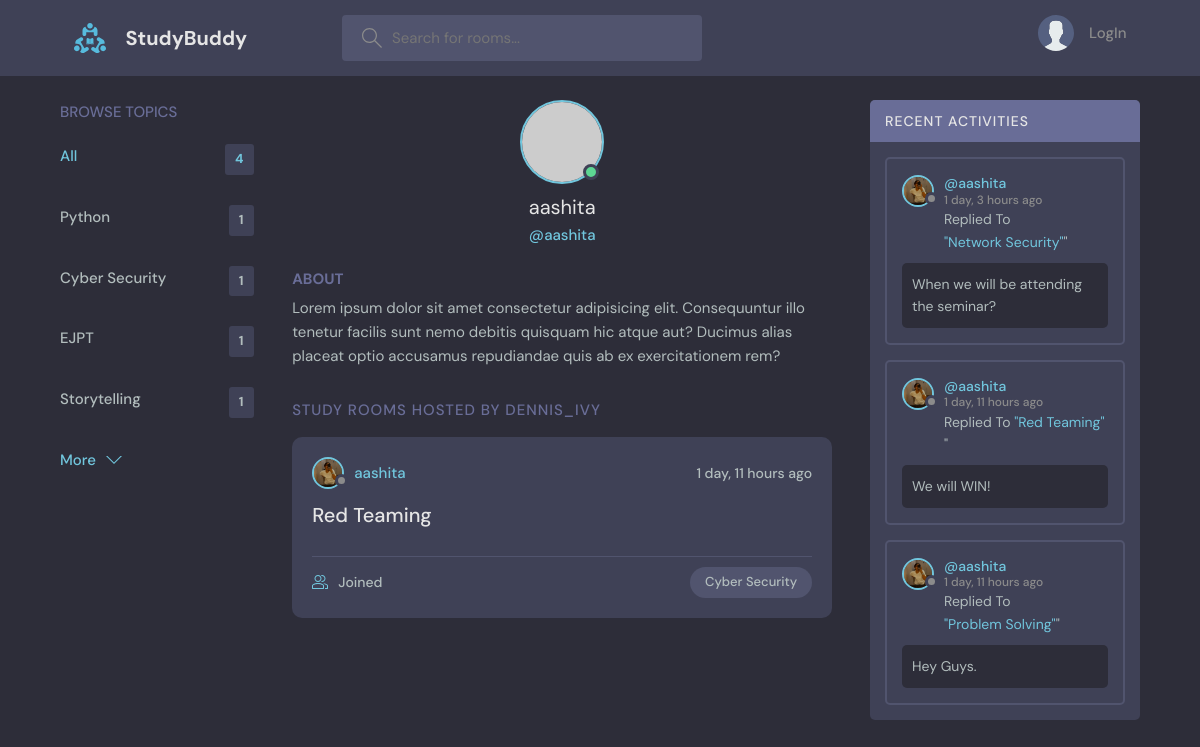
The app's page /profile/2/ with its own data.
### Base/models.py (models this page shows, shortened)
class Topic (models.Model) :
    name = models.CharField(max_length = 200)

class User (AbstractUser) :
    name = models.CharField(max_length=200,null=True)
    email = models.EmailField( unique=True , null=True)
    bio = models.TextField(null=True)
    avatar = models.ImageField(null=True , default='avatar.svg')
    USERNAME_FIELD = 'email'
    REQUIRED_FIELDS = []

class Room (models.Model) :
    host = models.ForeignKey (User , on_delete = models.SET_NULL , null = True)
    topic = models.ForeignKey (Topic , on_delete = models.SET_NULL , null = True)
    name = models.CharField(max_length = 200)
    description = models.TextField(null = True , blank = True)
    participants = models.ManyToManyField(User, related_name = 'participants' , blank = True)
    updated = models.DateTimeField(auto_now = True)
    created = models.DateTimeField(auto_now_add = True)
    class Meta :
        ordering = ['-updated' , '-created']
    def __str__ (self) :
        return self.name

class Message (models.Model) :
    user = models.ForeignKey (User , on_delete = models.CASCADE)
    room = models.ForeignKey(Room , on_delete = models.CASCADE)
    body = models.TextField()
    updated = models.DateTimeField(auto_now = True)
    created = models.DateTimeField(auto_now_add = True)
    class Meta :
        ordering = ['-updated' , '-created']

### Base/views.py (the view)
# urls.py: path('profile/<str:pk>/' , views.userProfile , name = 'user-profile'),
def userProfile (request , pk) :
    user = User.objects.get(id = pk)
    rooms = user.room_set.all()
    room_messages = user.message_set.all()
    topics = Topic.objects.all()
    context = {'user' : user , 'rooms' : rooms , 'room_messages' : room_messages , 'topics' : topics}
    return render (request , 'Base/profile.html' , context)

### Base/Templates/Base/profile.html (shortened to what this page needs)
{% extends 'main.html' %}
{% block content %}
  <main class="profile-page layout layout--3">
    <div class="container">
      {% include 'Base/topics_component.html' %}
      <div class="roomList">
        <div class="profile">
          <div class="profile__avatar">
            <div class="avatar avatar--large active">
              <img src="https://randomuser.me/api/portraits/men/11.jpg" />
            </div>
          </div>
          <div class="profile__info">
            <h3>{{user.username}}</h3>
            <p>@{{user.username}}</p>
          </div>
          <div class="profile__about">
            <h3>About</h3>
            <p>
              Lorem ipsum dolor sit amet consectetur adipisicing elit. Consequuntur illo tenetur
              facilis sunt nemo debitis quisquam hic atque aut? Ducimus alias placeat optio
              accusamus repudiandae quis ab ex exercitationem rem?
            </p>
          </div>
        </div>
        <div class="roomList__header">
          <div>
            <h2>Study Rooms Hosted by dennis_ivy</a>
            </h2>
          </div>
        </div>
        {% include 'Base/feed_component.html' %}
      </div>
      {% include 'Base/activity_component.html' %}
    </div>
  </main>
{% endblock content %}

### Templates/main.html (shortened to what this page needs)
<!DOCTYPE html>
{% load static %}
<html lang="en">
  <head>
    <link rel = "stylesheet" href = "{% static 'styles/style.css' %}" />
  </head>
  <body>
    {% include 'navbar.html' %}
    {% block content %}
    {% endblock content%}
  </body>
</html>

### Templates/navbar.html (shortened to what this page needs)
{% load static %}
<header class="header header--loggedIn">
    <div class="container">
      <a href="{% url 'home' %}" class="header__logo">
        <img src="{% static 'images/logo.svg' %}" />
        <h1>StudyBuddy</h1>
      </a>
      <form class="header__search" method = 'GET' accept = "{% url 'home' %}">
        <label>
          <input name = 'q' placeholder="Search for rooms..." />
        </label>
      </form>
      <nav class="header__menu">
        {% if request.user.is_authenticated %}
        <div class="header__user">
          <a href="{% url 'update-user' %}">
            <div class="avatar avatar--medium active">
              <img src="{{request.user.avatar.url}}" />
            </div>
            <p>{{request.user.username}}<span>@{{request.user.username}}</span></p>
          </a>
          <button class="dropdown-button">
            <svg version="1.1" xmlns="http://www.w3.org/2000/svg" width="32" height="32" viewBox="0 0 32 32">
              <title>chevron-down</title>
              <path d="M16 21l-13-13h-3l16 16 16-16h-3l-13 13z"></path>
            </svg>
          </button>
        </div>
        {% else %}
        <a href="{% url 'login' %}">
          <img src="{% static 'images/avatar.svg' %}" />
          <p>LogIn</p>
        </a>
        {% endif %}
      </nav>
    </div>
  </header>

### Base/Templates/Base/topics_component.html
<div class="topics">
    <div class="topics__header">
      <h2>Browse Topics</h2>
    </div>
    <ul class="topics__list">
      <li>
        <a href= "{% url 'home' %}" class="active">All <span>{{topics.count}}</span></a>
      </li>
    {% for topic in topics %}
      <li>
        <a href= "{% url 'home' %}?q={{topic.name}}">{{topic.name}}<span>{{topic.room_set.all.count}}</span></a>
      </li>
    {% endfor %}
    </ul>
    <a class="btn btn--link" href="{% url 'topics' %}">
      More
      <svg version="1.1" xmlns="http://www.w3.org/2000/svg" width="32" height="32" viewBox="0 0 32 32">
        <title>chevron-down</title>
        <path d="M16 21l-13-13h-3l16 16 16-16h-3l-13 13z"></path>
      </svg>
    </a>
  </div>

### Base/Templates/Base/feed_component.html (shortened to what this page needs)
{% for room in rooms %}
<div class="roomListRoom">
    <div class="roomListRoom__header">
      <a href="{% url 'user-profile' room.host.id %}" class="roomListRoom__author">
        <div class="avatar avatar--small">
          <img src="{{room.host.avatar.url}}" />
        </div>
        <span>{{room.host.username}}</span>
      </a>
      <div class="roomListRoom__actions">
        <span>{{room.created|timesince}} ago</span>
      </div>
    </div>
    <div class="roomListRoom__content">
      <a href="{% url 'room' room.id %}">{{room.name}}</a>
    </div>
    <div class="roomListRoom__meta">
      <a href="{% url 'room' room.id %}" class="roomListRoom__joined">
        {{room.participantsall.count}} Joined
      </a>
      <p class="roomListRoom__topic">{{room.topic.name}}</p>
    </div>
</div>
{% endfor %}

### Base/Templates/Base/activity_component.html (shortened to what this page needs)
<div class="activities">
    <div class="activities__header">
      <h2>Recent Activities</h2>
    </div>
    {% for message in room_messages %}
    <div class="activities__box">
      <div class="activities__boxHeader roomListRoom__header">
        <a href='{% url "user-profile" message.user.id %}' class="roomListRoom__author">
          <div class="avatar avatar--small">
            <img src="{{message.user.avatar.url}}" />
          </div>
          <p>
            @{{message.user.username}}
            <span>{{message.created | timesince}} ago</span>
          </p>
        </a>
      </div>
      <div class="activities__boxContent">
        <p>Replied To <a href="{% url 'room' message.user.id %}">"{{message.room}}"</a>"</p>
        <div class="activities__boxRoomContent">
         {{message.body}}
        </div>
      </div>
    </div>
{% endfor %}
  </div>

### records on screen
Topic: name "Python", room_set.all.count "1"
Topic: name "Cyber Security", room_set.all.count "1"
Topic: name "EJPT", room_set.all.count "1"
Topic: name "Storytelling", room_set.all.count "1"
User: username "aashita"
Room: host.avatar (picture), host.username "aashita", created "1 day, 11 hours", name "Red Teaming", topic.name "Cyber Security"
Message: user.avatar (picture), user.username "aashita", created "1 day, 3 hours", room "Network Security", body "When we will be attending the seminar?"
Message: user.avatar (picture), user.username "aashita", created "1 day, 11 hours", room "Red Teaming", body "We will WIN!"
Message: user.avatar (picture), user.username "aashita", created "1 day, 11 hours", room "Problem Solving", body "Hey Guys."

### other values on screen
{{ topics.count }} "4"
